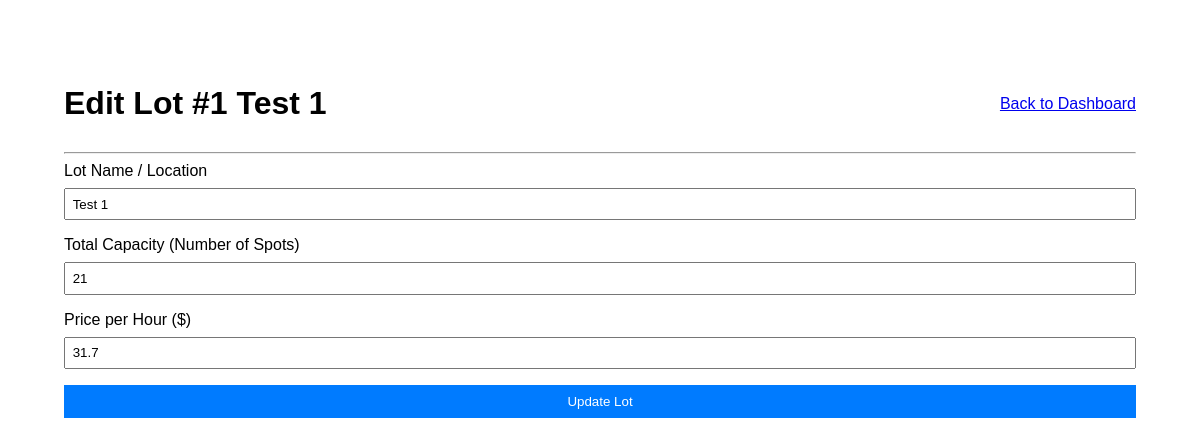
The page /admin/edit_lot/1 (signed in) on the database as committed earlier.
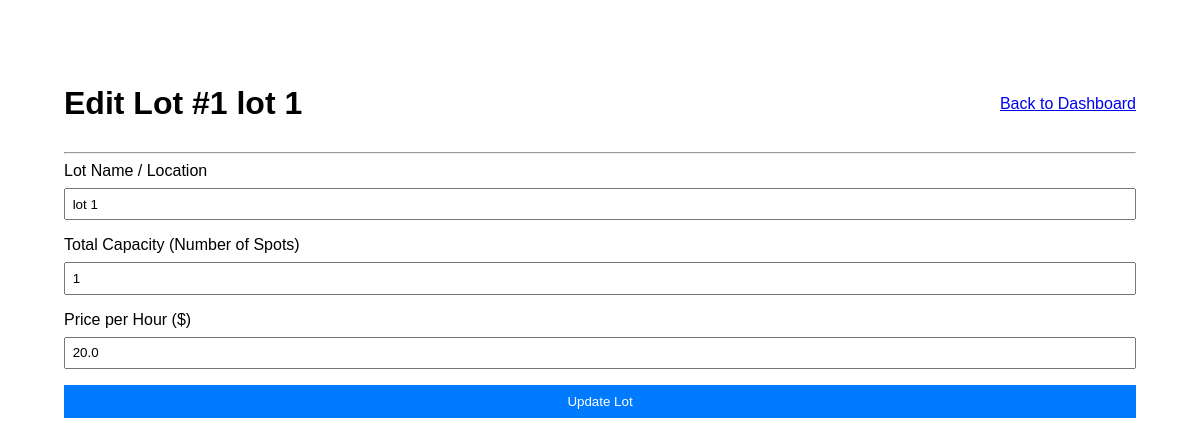
The same page on the database as committed later.
### models/models.py (models this page shows)
class ParkingLot(db.Model):
    id = db.Column(db.Integer, primary_key=True)
    name = db.Column(db.String(100), nullable=False)
    capacity = db.Column(db.Integer, nullable=False)
    price_per_hour = db.Column(db.Float, nullable=False)
    spots = db.relationship('ParkingSpot', backref='lot', lazy=True, cascade="all, delete-orphan")

### controllers/controllers.py (the view, shortened to what this page needs)
@app.route('/admin/edit_lot/<int:lot_id>', methods=['GET', 'POST'])
@login_required
@role_required('admin')
def edit_lot(lot_id):
    lot = ParkingLot.query.get_or_404(lot_id)
    return render_template('edit_lot.html', lot=lot)

### app.py (called while the page is built)
@login_manager.user_loader
def load_user(user_id):
    return User.query.get(int(user_id))

### controllers/controllers.py (called while the page is built)
def role_required(role):
    def wrapper(fn):
        @wraps(fn)
        def decorated_view(*args, **kwargs):
            if not current_user.is_authenticated or current_user.role != role:
                flash("You do not have permission to access this page.")
                return redirect(url_for('login'))
            return fn(*args, **kwargs)
        return decorated_view
    return wrapper

### templates/edit_lot.html (shortened to what this page needs)
{% extends 'base.html' %}
{% block content %}
<div style="max-width: 1200px; margin: auto; padding: 2em;">
    <div style="display: flex; justify-content: space-between; align-items: center;">
        <h1>Edit Lot #{{ lot.id }} {{ lot.name }}</h1>
        <a href="{{ url_for('admin_dashboard') }}">Back to Dashboard</a>
    </div>
    <hr>
    <form method="POST" action="{{ url_for('edit_lot', lot_id=lot.id) }}">
        <div class="form-group">
            <label for="name">Lot Name / Location</label>
            <input type="text" id="name" name="name" value="{{ lot.name }}" required>
        </div>
        <div class="form-group">
            <label for="capacity">Total Capacity (Number of Spots)</label>
            <input type="number" id="capacity" name="capacity" min="1" value="{{ lot.capacity }}" required>
        </div>
        <div class="form-group">
            <label for="price">Price per Hour ($)</label>
            <input type="number" id="price" name="price" step="0.01" min="0" value="{{ lot.price_per_hour }}" required>
        </div>
        <button type="submit">Update Lot</button>
    </form>
</div>
{% endblock %}

Rows that differ between the two databases and show on the page:
changed ParkingLot id 1: name "Test 1" → "lot 1"; capacity "21" → "1"; price "31.7" → "20.0"
